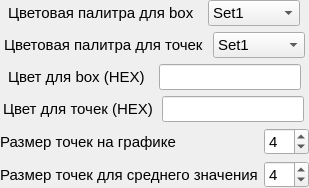
                     <widget class="QFrame" name="frame">
                      <property name="sizePolicy">
                       <sizepolicy hsizetype="Fixed" vsizetype="Fixed">
                        <horstretch>0</horstretch>
                        <verstretch>0</verstretch>
                       </sizepolicy>
                      </property>
                      <layout class="QVBoxLayout" name="verticalLayout_16">
                       <property name="leftMargin">
                        <number>0</number>
                       </property>
                       <property name="topMargin">
                        <number>0</number>
                       </property>
                       <property name="rightMargin">
                        <number>0</number>
                       </property>
                       <property name="bottomMargin">
                        <number>0</number>
                       </property>
                       <item>
                        <layout class="QHBoxLayout" name="horizontalLayout_19">
                         <item>
                          <widget class="QLabel" name="lb_color_pal_box">
                           <property name="sizePolicy">
                            <sizepolicy hsizetype="Fixed" vsizetype="Preferred">
                             <horstretch>0</horstretch>
                             <verstretch>0</verstretch>
                            </sizepolicy>
                           </property>
                           <property name="font">
                            <font>
                             <pointsize>11</pointsize>
                            </font>
                           </property>
                           <property name="text">
                            <string>Цветовая палитра для box</string>
                           </property>
                          </widget>
                         </item>
                         <item>
                          <widget class="QComboBox" name="comboBox_color_pal_box">
                           <property name="sizePolicy">
                            <sizepolicy hsizetype="Fixed" vsizetype="Fixed">
                             <horstretch>0</horstretch>
                             <verstretch>0</verstretch>
                            </sizepolicy>
                           </property>
                           <property name="font">
                            <font>
                             <pointsize>11</pointsize>
                            </font>
                           </property>
                           <item>
                            <property name="text">
                             <string>Set1</string>
                            </property>
                           </item>
                           <item>
                            <property name="text">
                             <string>Set2</string>
                            </property>
                           </item>
                           <item>
                            <property name="text">
                             <string>Set3</string>
                            </property>
                           </item>
                           <item>
                            <property name="text">
                             <string>Paired</string>
                            </property>
                           </item>
                           <item>
                            <property name="text">
                             <string>Accent</string>
                            </property>
                           </item>
                           <item>
                            <property name="text">
                             <string>Pastel1</string>
                            </property>
                           </item>
                           <item>
                            <property name="text">
                             <string>Pastel2</string>
                            </property>
                           </item>
                           <item>
                            <property name="text">
                             <string>Dark2</string>
                            </property>
                           </item>
                           <item>
                            <property name="text">
                             <string>rocket</string>
                            </property>
                           </item>
                           <item>
                            <property name="text">
                             <string>mako</string>
                            </property>
                           </item>
                           <item>
                            <property name="text">
                             <string>flare</string>
                            </property>
                           </item>
                           <item>
                            <property name="text">
                             <string>crest</string>
                            </property>
                           </item>
                           <item>
                            <property name="text">
                             <string>viridis</string>
                            </property>
                           </item>
                           <item>
                            <property name="text">
                             <string>plasma</string>
                            </property>
                           </item>
                           <item>
                            <property name="text">
                             <string>inferno</string>
                            </property>
                           </item>
                           <item>
                            <property name="text">
                             <string>magma</string>
                            </property>
                           </item>
                           <item>
                            <property name="text">
                             <string>cividis</string>
                            </property>
                           </item>
                           <item>
                            <property name="text">
                             <string>Greys</string>
                            </property>
                           </item>
                           <item>
                            <property name="text">
                             <string>Reds</string>
                            </property>
                           </item>
                           <item>
                            <property name="text">
                             <string>Greens</string>
                            </property>
                           </item>
                           <item>
                            <property name="text">
                             <string>Blues</string>
                            </property>
                           </item>
                           <item>
                            <property name="text">
                             <string>Oranges</string>
                            </property>
                           </item>
                           <item>
                            <property name="text">
                             <string>Purples</string>
                            </property>
                           </item>
                           <item>
                            <property name="text">
                             <string>YlOrRd</string>
                            </property>
                           </item>
                           <item>
                            <property name="text">
                             <string>tab10</string>
                            </property>
                           </item>
                           <item>
                            <property name="text">
                             <string>deep</string>
                            </property>
                           </item>
                           <item>
                            <property name="text">
                             <string>muted</string>
                            </property>
                           </item>
                           <item>
                            <property name="text">
                             <string>pastel</string>
                            </property>
                           </item>
                           <item>
                            <property name="text">
                             <string>bright</string>
                            </property>
                           </item>
                           <item>
                            <property name="text">
                             <string>dark</string>
                            </property>
                           </item>
                           <item>
                            <property name="text">
                             <string>colorblind</string>
                            </property>
                           </item>
                           <item>
                            <property name="text">
                             <string>tab20</string>
                            </property>
                           </item>
                           <item>
                            <property name="text">
                             <string>tab20b</string>
                            </property>
                           </item>
                           <item>
                            <property name="text">
                             <string>tab20c</string>
                            </property>
                           </item>
                           <item>
                            <property name="text">
                             <string>BuPu</string>
                            </property>
                           </item>
                           <item>
                            <property name="text">
                             <string>BuPu_r</string>
                            </property>
                           </item>
                          </widget>
                         </item>
                        </layout>
                       </item>
                       <item>
                        <layout class="QHBoxLayout" name="horizontalLayout_24">
                         <item>
                          <widget class="QLabel" name="lb_color_pal_points">
                           <property name="sizePolicy">
                            <sizepolicy hsizetype="Fixed" vsizetype="Preferred">
                             <horstretch>0</horstretch>
                             <verstretch>0</verstretch>
                            </sizepolicy>
                           </property>
                           <property name="font">
                            <font>
                             <pointsize>11</pointsize>
                            </font>
                           </property>
                           <property name="text">
                            <string>Цветовая палитра для точек</string>
                           </property>
                          </widget>
                         </item>
                         <item>
                          <widget class="QComboBox" name="comboBox_color_pal_points">
                           <property name="sizePolicy">
                            <sizepolicy hsizetype="Fixed" vsizetype="Fixed">
                             <horstretch>0</horstretch>
                             <verstretch>0</verstretch>
                            </sizepolicy>
                           </property>
                           <property name="font">
                            <font>
                             <pointsize>11</pointsize>
                            </font>
                           </property>
                           <item>
                            <property name="text">
                             <string>Set1</string>
                            </property>
                           </item>
                           <item>
                            <property name="text">
                             <string>Set2</string>
                            </property>
                           </item>
                           <item>
                            <property name="text">
                             <string>Set3</string>
                            </property>
                           </item>
                           <item>
                            <property name="text">
                             <string>Paired</string>
                            </property>
                           </item>
                           <item>
                            <property name="text">
                             <string>Accent</string>
                            </property>
                           </item>
                           <item>
                            <property name="text">
                             <string>Pastel1</string>
                            </property>
                           </item>
                           <item>
                            <property name="text">
                             <string>Pastel2</string>
                            </property>
                           </item>
                           <item>
                            <property name="text">
                             <string>Dark2</string>
                            </property>
                           </item>
                           <item>
                            <property name="text">
                             <string>rocket</string>
                            </property>
                           </item>
                           <item>
                            <property name="text">
                             <string>mako</string>
                            </property>
                           </item>
                           <item>
                            <property name="text">
                             <string>flare</string>
                            </property>
                           </item>
                           <item>
                            <property name="text">
                             <string>crest</string>
                            </property>
                           </item>
                           <item>
                            <property name="text">
                             <string>viridis</string>
                            </property>
                           </item>
                           <item>
                            <property name="text">
                             <string>plasma</string>
                            </property>
                           </item>
                           <item>
                            <property name="text">
                             <string>inferno</string>
                            </property>
                           </item>
                           <item>
                            <property name="text">
                             <string>magma</string>
                            </property>
                           </item>
                           <item>
                            <property name="text">
                             <string>cividis</string>
                            </property>
                           </item>
                           <item>
                            <property name="text">
                             <string>Greys</string>
                            </property>
                           </item>
                           <item>
                            <property name="text">
                             <string>Reds</string>
                            </property>
                           </item>
                           <item>
                            <property name="text">
                             <string>Greens</string>
                            </property>
                           </item>
                           <item>
                            <property name="text">
                             <string>Blues</string>
                            </property>
                           </item>
                           <item>
                            <property name="text">
                             <string>Oranges</string>
                            </property>
                           </item>
                           <item>
                            <property name="text">
                             <string>Purples</string>
                            </property>
                           </item>
                           <item>
                            <property name="text">
                             <string>YlOrRd</string>
                            </property>
                           </item>
                           <item>
                            <property name="text">
                             <string>tab10</string>
                            </property>
                           </item>
                           <item>
                            <property name="text">
                             <string>deep</string>
                            </property>
                           </item>
                           <item>
                            <property name="text">
                             <string>muted</string>
                            </property>
                           </item>
                           <item>
                            <property name="text">
                             <string>pastel</string>
                            </property>
                           </item>
                           <item>
                            <property name="text">
                             <string>bright</string>
                            </property>
                           </item>
                           <item>
                            <property name="text">
                             <string>dark</string>
                            </property>
                           </item>
                           <item>
                            <property name="text">
                             <string>colorblind</string>
                            </property>
                           </item>
                           <item>
                            <property name="text">
                             <string>tab20</string>
                            </property>
                           </item>
                           <item>
                            <property name="text">
                             <string>tab20b</string>
                            </property>
                           </item>
                           <item>
                            <property name="text">
                             <string>tab20c</string>
                            </property>
                           </item>
                           <item>
                            <property name="text">
                             <string>BuPu</string>
                            </property>
                           </item>
                           <item>
                            <property name="text">
                             <string>BuPu_r</string>
                            </property>
                           </item>
                          </widget>
                         </item>
                        </layout>
                       </item>
                       <item>
                        <layout class="QHBoxLayout" name="horizontalLayout_20">
                         <item>
                          <widget class="QLabel" name="lb_color_for_box">
                           <property name="sizePolicy">
                            <sizepolicy hsizetype="Fixed" vsizetype="Preferred">
                             <horstretch>0</horstretch>
                             <verstretch>0</verstretch>
                            </sizepolicy>
                           </property>
                           <property name="font">
                            <font>
                             <pointsize>11</pointsize>
                            </font>
                           </property>
                           <property name="toolTip">
                            <string>&lt;html&gt;&lt;head/&gt;&lt;body&gt;&lt;p&gt;Если поле пустое, то будет цветовая палитра. Важно, чтобы цвет был в формате HEX: #......&lt;/p&gt;&lt;/body&gt;&lt;/html&gt;</string>
                           </property>
                           <property name="text">
                            <string>Цвет для box (HEX)</string>
                           </property>
                          </widget>
                         </item>
                         <item>
                          <widget class="QLineEdit" name="color_box">
                           <property name="sizePolicy">
                            <sizepolicy hsizetype="Fixed" vsizetype="Fixed">
                             <horstretch>0</horstretch>
                             <verstretch>0</verstretch>
                            </sizepolicy>
                           </property>
                           <property name="font">
                            <font>
                             <pointsize>11</pointsize>
                            </font>
                           </property>
                          </widget>
                         </item>
                        </layout>
                       </item>
                       <item>
                        <layout class="QHBoxLayout" name="horizontalLayout_25">
                         <item>
                          <widget class="QLabel" name="lb_color_forpoints">
                           <property name="sizePolicy">
                            <sizepolicy hsizetype="Fixed" vsizetype="Preferred">
                             <horstretch>0</horstretch>
                             <verstretch>0</verstretch>
                            </sizepolicy>
                           </property>
                           <property name="font">
                            <font>
                             <pointsize>11</pointsize>
                            </font>
                           </property>
                           <property name="toolTip">
                            <string>Если поле пустое, то будет цветовая палитра. Важно, чтобы цвет был в формате HEX: #......</string>
                           </property>
                           <property name="text">
                            <string>Цвет для точек (HEX)</string>
                           </property>
                          </widget>
                         </item>
                         <item>
                          <widget class="QLineEdit" name="color_points">
                           <property name="sizePolicy">
                            <sizepolicy hsizetype="Fixed" vsizetype="Fixed">
                             <horstretch>0</horstretch>
                             <verstretch>0</verstretch>
                            </sizepolicy>
                           </property>
                           <property name="font">
                            <font>
                             <pointsize>11</pointsize>
                            </font>
                           </property>
                          </widget>
                         </item>
                        </layout>
                       </item>
                       <item>
                        <layout class="QHBoxLayout" name="horizontalLayout_122">
                         <item>
                          <widget class="QLabel" name="lb_color_pal_box_19">
                           <property name="sizePolicy">
                            <sizepolicy hsizetype="Expanding" vsizetype="Preferred">
                             <horstretch>0</horstretch>
                             <verstretch>0</verstretch>
                            </sizepolicy>
                           </property>
                           <property name="font">
                            <font>
                             <pointsize>11</pointsize>
                            </font>
                           </property>
                           <property name="text">
                            <string>Размер точек на графике</string>
                           </property>
                          </widget>
                         </item>
                         <item>
                          <widget class="QSpinBox" name="spinBox_point_size">
                           <property name="sizePolicy">
                            <sizepolicy hsizetype="Fixed" vsizetype="Fixed">
                             <horstretch>0</horstretch>
                             <verstretch>0</verstretch>
                            </sizepolicy>
                           </property>
                           <property name="font">
                            <font>
                             <pointsize>11</pointsize>
                            </font>
                           </property>
                           <property name="minimum">
                            <number>0</number>
                           </property>
                           <property name="maximum">
                            <number>20</number>
                           </property>
                           <property name="value">
                            <number>4</number>
                           </property>
                          </widget>
                         </item>
                        </layout>
                       </item>
                       <item>
                        <layout class="QHBoxLayout" name="horizontalLayout_59">
                         <item>
                          <widget class="QLabel" name="lb_color_pal_box_7">
                           <property name="sizePolicy">
                            <sizepolicy hsizetype="Expanding" vsizetype="Preferred">
                             <horstretch>0</horstretch>
                             <verstretch>0</verstretch>
                            </sizepolicy>
                           </property>
                           <property name="font">
                            <font>
                             <pointsize>11</pointsize>
                            </font>
                           </property>
                           <property name="text">
                            <string>Размер точек для среднего значения</string>
                           </property>
                          </widget>
                         </item>
                         <item>
                          <widget class="QSpinBox" name="spinBox_mean_val_size">
                           <property name="sizePolicy">
                            <sizepolicy hsizetype="Fixed" vsizetype="Fixed">
                             <horstretch>0</horstretch>
                             <verstretch>0</verstretch>
                            </sizepolicy>
                           </property>
                           <property name="font">
                            <font>
                             <pointsize>11</pointsize>
                            </font>
                           </property>
                           <property name="minimum">
                            <number>2</number>
                           </property>
                           <property name="maximum">
                            <number>20</number>
                           </property>
                           <property name="value">
                            <number>4</number>
                           </property>
                          </widget>
                         </item>
                        </layout>
                       </item>
                      </layout>
                     </widget>
